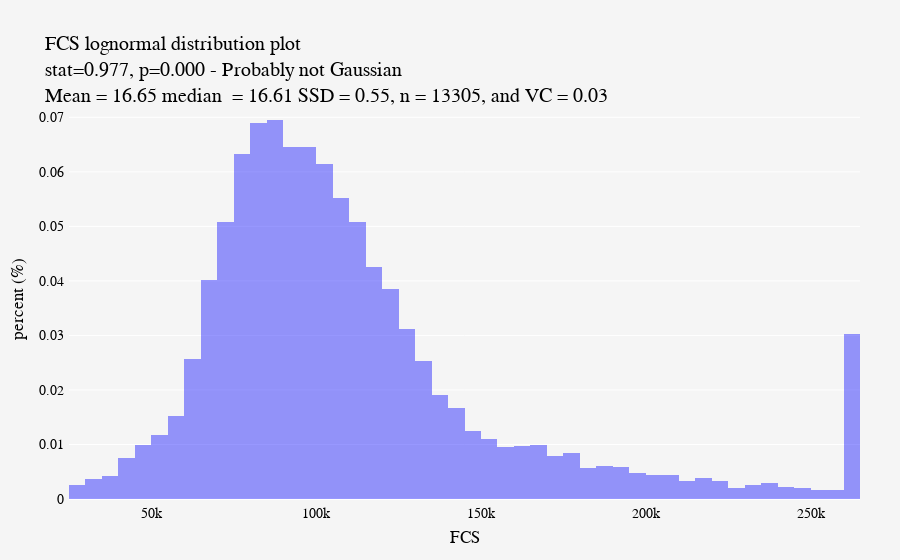

Notebook code cell kept with this figure:
### Markdown cell above
### Plotly

### Code cell
stat, p = shapiro(fcsLog)

title = 'FCS >>type plot<br>stat=%.3f, p=%.3f'%(stat, p)
if p > 0.05:
    title += ' - Probably Gaussian'
else:
    title += ' - Probably not Gaussian'
    
mu  = np.mean(fcsLog)
med = np.median(fcsLog)
ssd = np.std(fcsLog)
vc  = ssd/mu

title += '<br>Mean = %.2f median  = %.2f SSD = %.2f, n = %d, and VC = %.2f'%(mu, med, ssd, len(fcsLog), vc)
in_percent = True

fig = go.Figure()

if in_percent:
    title = title.replace(">>type", "lognormal distribution")
    fig.add_trace(go.Histogram(x=fcs, histnorm='probability', marker_color='blue', opacity=0.4))
    yaxis_title="percent (%)"
else:
    title = title.replace(">>type", "lognormal fequency")
    fig.add_trace(go.Histogram(x=fcs, histnorm='probability', marker_color='blue', opacity=0.4))
    yaxis_title="frequency"
        # text=textList_one,
        # hovertemplate = "pos: %{x}<br>count: %{y}</br>%{text}",
        # name=name, marker_line_width=1,

fig.update_layout(
    # barmode = 'group',
    autosize=True,
    title=title,
    # width=width,
    # height=height,
    # template=template,
    margin=dict( l=40, r=40, b=40, t=100, pad=4),
    font=dict(
        family="Arial, bold, monospace",
        size=14,
        color='black'
    ),
    xaxis_title="FCS",
    yaxis_title=yaxis_title,
    paper_bgcolor="whitesmoke",
    plot_bgcolor= "whitesmoke", # lightgrey ivory gainsboro whitesmoke lightsteelblue 'lightcyan' 'azure', white, lightgrey, snow ivory beige powderblue
    showlegend=False
)
fig.show()

### Figure 1 — Plotly figure (JSON) as saved in the notebook; plotly's stock layout.template omitted (floating-point values rounded to 4 significant figures; data arrays with more than 128 entries replaced by an {"elided": "..."} marker saying what was removed)
{"data": [{"histnorm": "probability", "marker": {"color": "blue"}, "opacity": 0.4, "type": "histogram", "x": {"elided": "13305 float values"}}], "layout": {"autosize": true, "font": {"color": "black", "family": "Arial, bold, monospace", "size": 14}, "margin": {"b": 40, "l": 40, "pad": 4, "r": 40, "t": 100}, "paper_bgcolor": "whitesmoke", "plot_bgcolor": "whitesmoke", "showlegend": false, "title": {"text": "FCS lognormal distribution plot<br>stat=0.977, p=0.000 - Probably not Gaussian<br>Mean = 16.65 median  = 16.61 SSD = 0.55, n = 13305, and VC = 0.03"}, "xaxis": {"title": {"text": "FCS"}}, "yaxis": {"title": {"text": "percent (%)"}}}}
